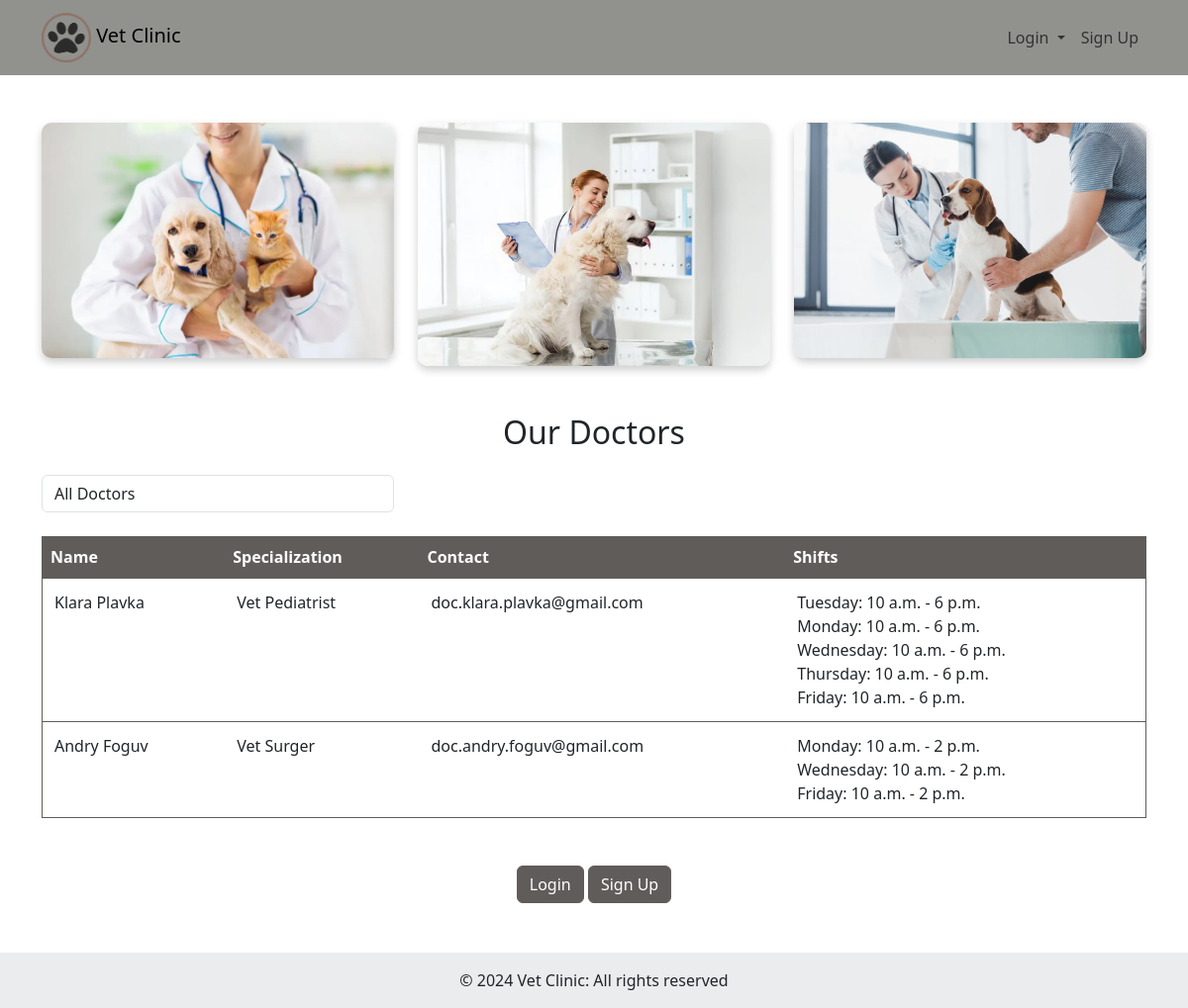
The page / on the database its author committed.
### vet/models.py (models this page shows, shortened)
class Doctor(models.Model):
    user = models.OneToOneField(User, on_delete=models.CASCADE)
    specialization = models.CharField(max_length=100)

class Shift(models.Model):
    WEEKDAYS_CHOICES = [
        ('Monday', 'Monday'),
        ('Tuesday', 'Tuesday'),
        ('Wednesday', 'Wednesday'),
        ('Thursday', 'Thursday'),
        ('Friday', 'Friday'),
        ('Saturday', 'Saturday'),
        ('Sunday', 'Sunday'),
    ]
    doctor = models.ForeignKey(Doctor, on_delete=models.CASCADE)
    day = models.CharField(max_length=10, choices=WEEKDAYS_CHOICES, default='Monday')
    start_time = models.TimeField()
    end_time = models.TimeField()

### vet/views.py (the view)
# urls.py: path('', views.startpage, name='index'),
def startpage(request):
    specialization_query = request.GET.get('specialization', None)
    if specialization_query:
        doctors = Doctor.objects.filter(specialization=specialization_query).prefetch_related('shift_set')
    else:
        doctors = Doctor.objects.all().prefetch_related('shift_set')
    specializations = Doctor.objects.values_list('specialization', flat=True).distinct()
    return render(request, 'startpage.html', {
        'doctors': doctors,
        'specializations': specializations,
        'selected_specialization': specialization_query
    })

### vet/templates/startpage.html (shortened to what this page needs)
{% load static %}
<!DOCTYPE html>
<html lang="en">
<head>
    <link rel="stylesheet" href="{% static 'styles/base.css' %}">
    <link rel="stylesheet" href="{% static 'styles/form.css' %}">
    <link href="https://cdn.jsdelivr.net/npm/bootstrap@5.3.0/dist/css/bootstrap.min.css" rel="stylesheet">
</head>
<body>
    <nav class="navbar navbar-expand-lg">
        <div class="container">
            <a class="navbar-brand" href="{% url 'index' %}">
                <img src="{% static 'logo.png' %}" alt="Vet Clinic Logo" width="50" height="50">
                Vet Clinic
            </a>
            <div class="collapse navbar-collapse" id="navbarNav">
                <ul class="navbar-nav ms-auto">
                    <li class="nav-item dropdown">
                        <a class="nav-link dropdown-toggle" href="#" id="loginDropdown" role="button" data-bs-toggle="dropdown" aria-expanded="false">
                            Login
                        </a>
                    </li>
                    <li class="nav-item">
                        <a class="nav-link" href="{% url 'signup' %}">Sign Up</a>
                    </li>
                </ul>
            </div>
        </div>
    </nav>
    <div class="container mt-5">
    <div class="row">
        <div class="col-md-4">
            <img src="{% static 'vet1.png' %}" class="img-fluid" alt="Clinic Interior">
        </div>
        <div class="col-md-4">
            <img src="{% static 'vet2.png' %}" class="img-fluid" alt="Clinic Staff">
        </div>
        <div class="col-md-4">
            <img src="{% static 'vet3.png' %}" class="img-fluid" alt="Clinic Staff">
        </div>
    </div>
    </div>
    <div class="container mt-5">
    <h2 class="text-center mb-4">Our Doctors</h2>
    <form method="get" class="mb-4">
        <div class="row">
            <div class="col-md-4">
                <select name="specialization" class="form-control" onchange="this.form.submit()">
                    <option value="">All Doctors</option>
                </select>
            </div>
        </div>
    </form>
    <table class="table">
        <thead>
            <tr>
                <th>Name</th>
                <th>Specialization</th>
                <th>Contact</th>
                <th>Shifts</th>
            </tr>
        </thead>
        <tbody>
            {% for doctor in doctors %}
            <tr>
                <td>{{ doctor.user.first_name }} {{ doctor.user.last_name }}</td>
                <td>{{ doctor.specialization }}</td>
                <td>{{ doctor.user.email }}</td>
                <td>
                    {% for shift in doctor.shift_set.all %}
                        <div>{{ shift.day }}: {{ shift.start_time }} - {{ shift.end_time }}</div>
                    {% endfor %}
                </td>
            </tr>
            {% endfor %}
        </tbody>
    </table>
</div>
    <div class="container my-5">
        <div class="row">
            <div class="col text-center">
                <a class="btn btn-primary" href="{% url 'host-login' %}">Login</a>
                <a class="btn btn-primary" href="{% url 'signup' %}">Sign Up</a>
            </div>
        </div>
    </div>
    <footer class="bg-light text-center text-lg-start">
        <div class="text-center p-3" style="background-color: rgba(0, 0, 0, 0.05); margin-top: 50px">
            © 2024 Vet Clinic: All rights reserved
        </div>
    </footer>
</body>
</html>

### vet/static/styles/base.css (style rules this page uses)
.btn.btn-primary { background-color: #605c5a; border-color: #605c5a; }
.table { background-color: #605c5a !important; border: 1px solid #605c5a !important; }
.table th { background-color: #605c5a !important; color: #ffffff !important; border-bottom: 2px solid #605c5a !important; }
.table td { padding: 0.75rem !important; border-top: 1px solid #605c5a !important; }
.img-fluid { box-shadow: 0 4px 8px rgba(0, 0, 0, 0.2); border-radius: 10px; }
body .navbar.navbar-expand-lg { background-color: #91918e !important; color: #ffffff; }

### rows shown on the page
Doctor: user.first_name "Klara", user.last_name "Plavka", specialization "Vet Pediatrist", user.email "doc.klara.plavka@gmail.com"
Shift: day "Tuesday", start_time "10 a.m.", end_time "6 p.m."
Shift: day "Monday", start_time "10 a.m.", end_time "6 p.m."
Shift: day "Wednesday", start_time "10 a.m.", end_time "6 p.m."
Shift: day "Thursday", start_time "10 a.m.", end_time "6 p.m."
Shift: day "Friday", start_time "10 a.m.", end_time "6 p.m."
Doctor: user.first_name "Andry", user.last_name "Foguv", specialization "Vet Surger", user.email "doc.andry.foguv@gmail.com"
Shift: day "Monday", start_time "10 a.m.", end_time "2 p.m."
Shift: day "Wednesday", start_time "10 a.m.", end_time "2 p.m."
Shift: day "Friday", start_time "10 a.m.", end_time "2 p.m."
